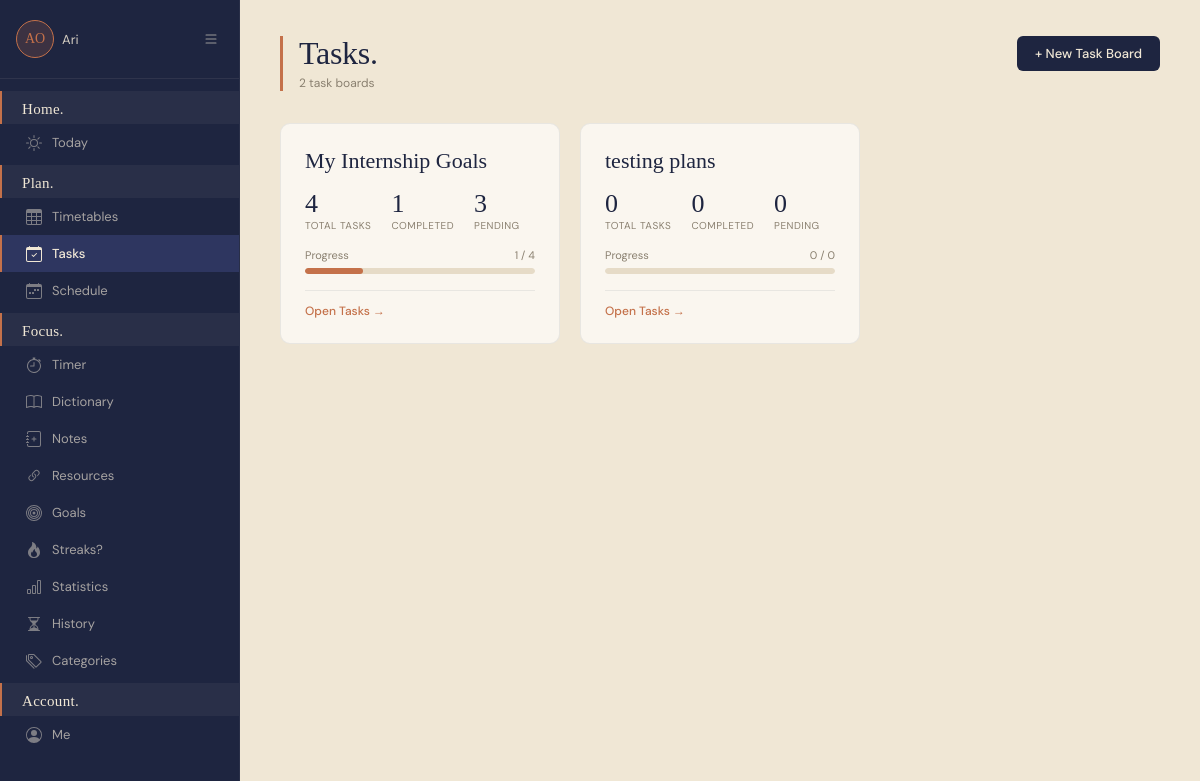
/tasks/ (signed in), run on an earlier commit of the app's database.
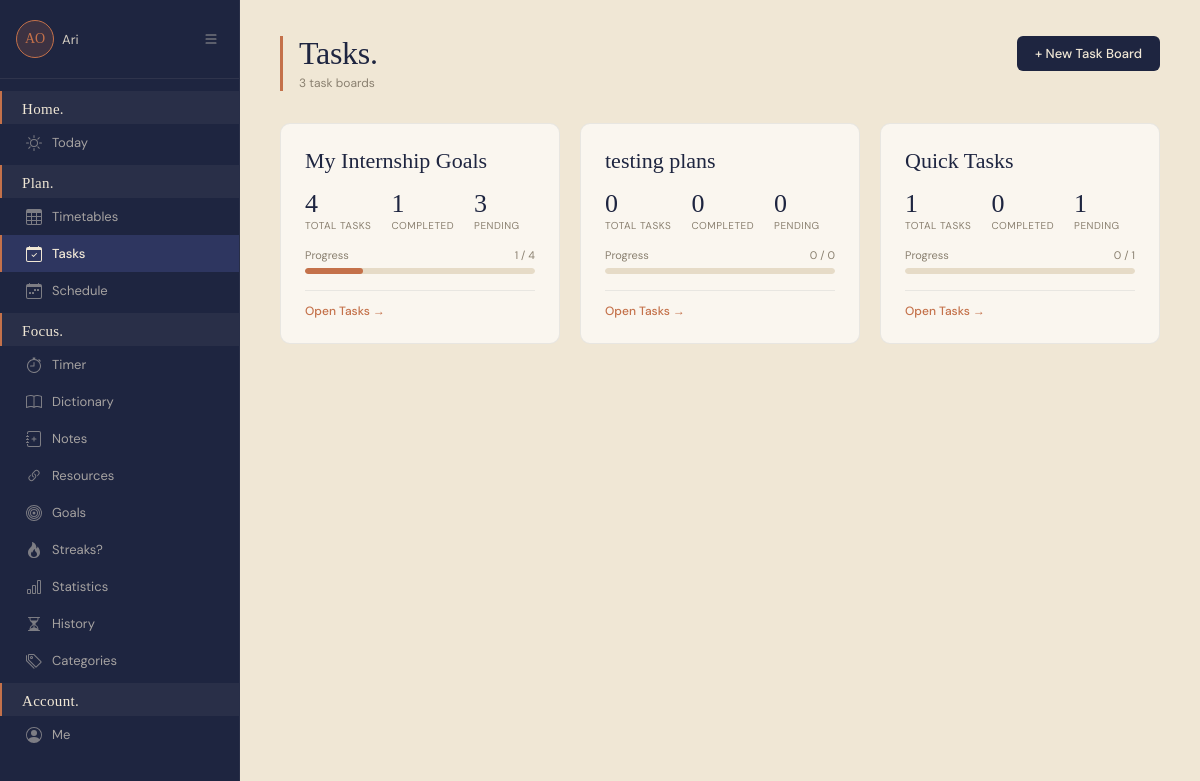
And on a later commit of the database.
### planner/models.py (models this page shows, shortened)
class TaskBoard(models.Model):
    user = models.ForeignKey(User, on_delete=models.CASCADE)
    name = models.CharField(max_length=100)
    created_at = models.DateTimeField(auto_now_add=True)

### planner/views/task_views.py (the view)
# urls.py: path('tasks/', views.tasks_home, name='tasks_home'),
@login_required(login_url='planner:login')
def tasks_home(request):
    task_boards = TaskBoard.objects.filter(user=request.user)
    boards_data = []
    for tb in task_boards:
        total = tb.tasks.count()
        completed = tb.tasks.filter(status='completed').count()
        pending = total - completed
        percentage = int((completed / total * 100)) if total > 0 else 0
        boards_data.append({
            'task_board': tb,
            'total': total,
            'completed': completed,
            'pending': pending,
            'percentage': percentage,
        })
    return render(request, 'tasks_home.html', {
        'boards_data': boards_data,
        'task_boards': task_boards,
    })

### planner/templates/tasks_home.html (shortened to what this page needs)
{% extends 'base.html' %}
{% block nav_tasks %}active{% endblock %}
{% block content %}
    <div class="sh-header">
        <div class="sh-header-left">
            <h1 class="sh-title">Tasks.</h1>
            <p class="sh-subtitle">{{ task_boards|length }} task board{{ task_boards|length|pluralize }}</p>
        </div>
        <a href="{% url 'planner:create_task_board' %}" class="btn btn-primary">+ New Task Board</a>
    </div>
    <div class="sh-grid">
        {% for item in boards_data %}
        <div class="sh-card">
            <div class="sh-card-name">{{ item.task_board.name }}</div>
            <div class="sh-card-stats">
                <div class="sh-card-stat">
                    <span class="sh-card-stat-value">{{ item.total }}</span>
                    <span class="sh-card-stat-label">Total Tasks</span>
                </div>
                <div class="sh-card-stat">
                    <span class="sh-card-stat-value">{{ item.completed }}</span>
                    <span class="sh-card-stat-label">Completed</span>
                </div>
                <div class="sh-card-stat">
                    <span class="sh-card-stat-value">{{ item.pending }}</span>
                    <span class="sh-card-stat-label">Pending</span>
                </div>
            </div>
            <div class="sh-card-progress">
                <div class="sh-card-progress-label">
                    <span>Progress</span>
                    <span>{{ item.completed }} / {{ item.total }}</span>
                </div>
                <progress value="{{ item.percentage }}" max="100"></progress>
            </div>
            <div class="sh-card-footer">
                <a href="{% url 'planner:task_board' item.task_board.id %}" class="sh-card-open">
                    Open Tasks →
                </a>
            </div>
        </div>
        {% endfor %}
    </div>
{% endblock %}

What changed in the data, as far as the page shows it:
added TaskBoard: task_board.name "Quick Tasks", total "1", completed "0", pending "1"
Also different on the page:
{{ task_boards|length }}: "2" → "3"
